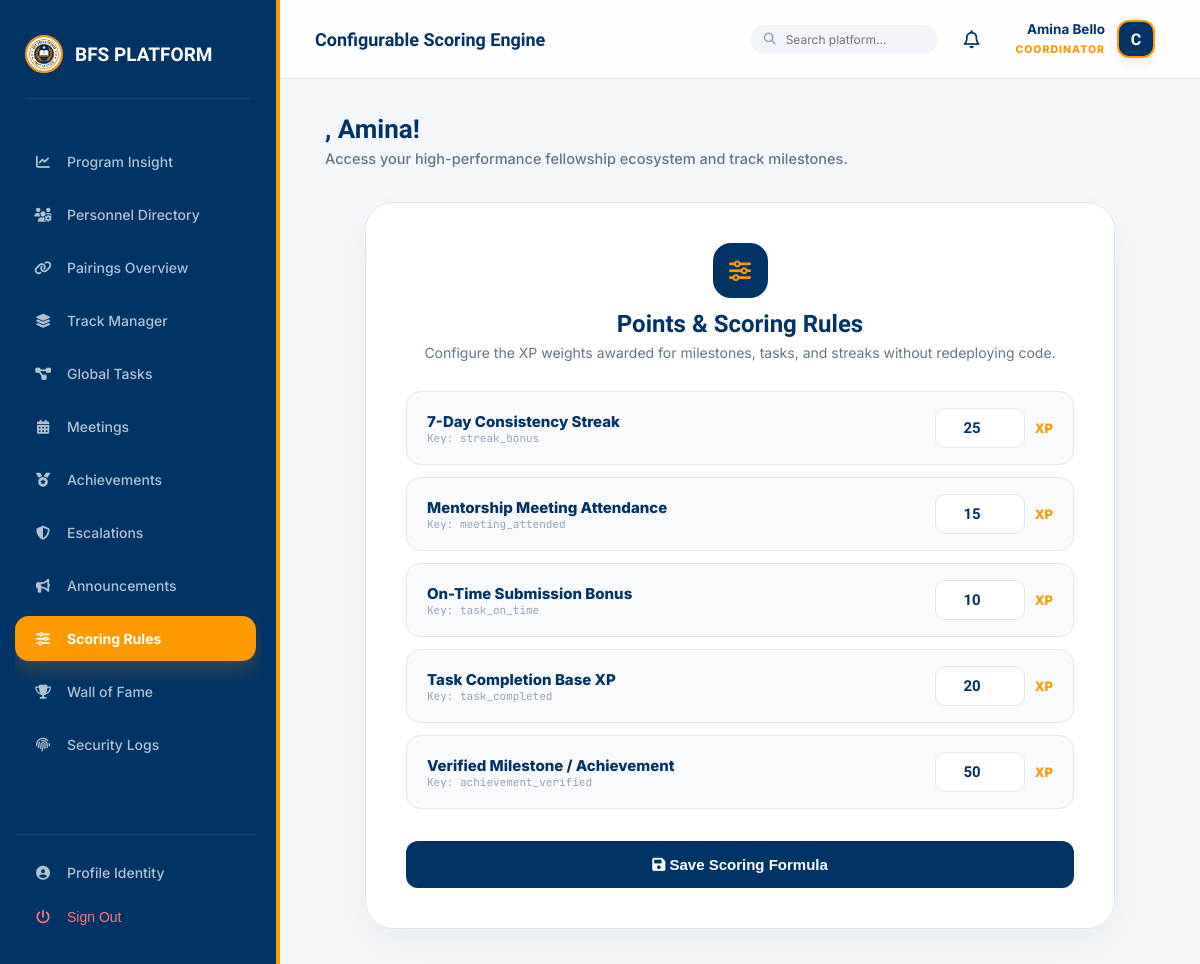
The app's page /progress/points-rules/ (signed in) with its own data.
### accounts/models.py (models this page shows, shortened)
class User(AbstractUser):
    ROLE_CHOICES = [
        ('mentee', 'Mentee'),
        ('mentor', 'Mentor'),
        ('management', 'Management Team'),
        ('coordinator', 'Programme Coordinator'),
    ]
    role = models.CharField(max_length=20, choices=ROLE_CHOICES, default='mentee')
    phone = models.CharField(max_length=20, blank=True)
    bio = models.TextField(blank=True)
    avatar_url = models.URLField(blank=True)   # Link to OneDrive/SharePoint photo
    is_verified = models.BooleanField(default=False)
    linkedin_url = models.URLField(blank=True, verbose_name="LinkedIn Profile")
    github_url = models.URLField(blank=True, verbose_name="GitHub/Portfolio")
    cv_url = models.URLField(blank=True, verbose_name="CV/Resume (OneDrive Link)")
    qualification = models.CharField(max_length=120, blank=True, help_text="e.g. B.Sc, M.Sc, Ph.D, Professional Fellow")
    expertise = models.CharField(max_length=150, blank=True, help_text="e.g. Software Engineering, AI, Cloud, Research")
    academic_status = models.CharField(max_length=100, blank=True, help_text="e.g. Student, Recent Graduate, Professional")
    interests = models.TextField(blank=True, help_text="Areas of interest or specialization")
    career_goal = models.TextField(blank=True, help_text="Mentee primary career and learning goal")

### progress/models.py (models this page shows, shortened)
class PointsRule(models.Model):
    action_key = models.CharField(max_length=80, unique=True, help_text="Unique key like 'task_on_time'")
    label = models.CharField(max_length=120) # Human readable name
    points = models.IntegerField(default=0)
    is_active = models.BooleanField(default=True)

### progress/views.py (the view, shortened to what this page needs)
# urls.py: path('points-rules/', views.points_rules_admin, name='points_rules'),
@role_required('coordinator', 'management')
def points_rules_admin(request):
    rules = PointsRule.objects.all().order_by('label')
    return render(request, 'progress/points_rules.html', {'rules': rules})

### templates/progress/points_rules.html (shortened to what this page needs)
{% extends 'base.html' %}
{% block header_title %}Configurable Scoring Engine{% endblock %}
{% block content %}
<div class="rules-card">
    <div style="text-align: center; margin-bottom: 30px;">
        <div style="width: 55px; height: 55px; border-radius: 18px; background: var(--navy); color: var(--gold); display: inline-flex; align-items: center; justify-content: center; font-size: 22px; margin-bottom: 12px;">
            <i class="fas fa-sliders-h"></i>
        </div>
        <h2 style="margin: 0; font-family: 'Lexend'; color: var(--navy);">Points & Scoring Rules</h2>
        <p style="margin: 6px 0 0; color: #64748b; font-size: 14px;">
            Configure the XP weights awarded for milestones, tasks, and streaks without redeploying code.
        </p>
    </div>
    <form method="post">
        {% for rule in rules %}
        <div class="rule-row">
            <div>
                <div style="font-weight: 800; color: var(--navy); font-size: 15px;">{{ rule.label }}</div>
                <div style="font-size: 11px; color: #94a3b8; font-family: 'JetBrains Mono';">Key: {{ rule.action_key }}</div>
            </div>
            <div style="display: flex; align-items: center; gap: 10px;">
                <input type="number" name="rule_{{ rule.id }}" value="{{ rule.points }}" class="rule-input" required>
                <span style="font-size: 13px; font-weight: 800; color: var(--gold);">XP</span>
            </div>
        </div>
        {% empty %}
        <p style="text-align: center; color: #64748b;">No configurable rules set up yet.</p>
        {% endfor %}
        {% if rules %}
        <button type="submit" style="width: 100%; margin-top: 20px; padding: 15px; border-radius: 12px; background: var(--navy); color: white; border: none; font-size: 15px; font-weight: 700; cursor: pointer; transition: 0.3s;">
            <i class="fas fa-save"></i> Save Scoring Formula
        </button>
        {% endif %}
    </form>
</div>
{% endblock %}

### templates/base.html (shortened to what this page needs)
{% load static %}
<!DOCTYPE html>
<html lang="en">
<head>
    <link rel="stylesheet" href="https://cdnjs.cloudflare.com/ajax/libs/font-awesome/6.4.0/css/all.min.css">
</head>
<body>
    <aside class="sidebar" id="sidebar">
        <div class="brand">
            <img src="{% static 'images/logo.jpg' %}" alt="BFS Logo">
            <span>BFS PLATFORM</span>
        </div>
        <nav class="nav-menu">
            {% if user.role == 'mentee' %}
                <a href="{% url 'dashboard:mentee_dashboard' %}" class="nav-item {% if request.resolver_match.url_name == 'mentee_dashboard' %}active{% endif %}">
                    <i class="fas fa-th-large"></i> My Workspace
                </a>
                <a href="{% url 'groups:group_list' %}" class="nav-item {% if 'groups' in request.path and 'meetings' not in request.path and 'pairings' not in request.path %}active{% endif %}">
                    <i class="fas fa-compass"></i> Explore Tracks
                </a>
                <a href="{% url 'tasks:my_tasks_list' %}" class="nav-item {% if 'tasks' in request.path %}active{% endif %}">
                    <i class="fas fa-clipboard-list"></i> My Assignments
                </a>
                <a href="{% url 'groups:meeting_list' %}" class="nav-item {% if 'meetings' in request.path %}active{% endif %}">
                    <i class="fas fa-video"></i> Meetings
                </a>
                <a href="{% url 'progress:achievements' %}" class="nav-item {% if 'achievements' in request.path %}active{% endif %}">
                    <i class="fas fa-medal"></i> Achievements
                </a>
                <a href="{% url 'progress:leaderboard' %}" class="nav-item {% if 'leaderboard' in request.path %}active{% endif %}">
                    <i class="fas fa-award"></i> Leaderboard
                </a>
                <a href="{% url 'progress:goals' %}" class="nav-item {% if 'goals' in request.path %}active{% endif %}">
                    <i class="fas fa-bullseye"></i> My Goals
                </a>
                <a href="{% url 'helpdesk:home' %}" class="nav-item {% if 'helpdesk' in request.path %}active{% endif %}">
                    <i class="fas fa-question-circle"></i> Help Desk
                </a>
                <a href="{% url 'announcements:list' %}" class="nav-item {% if 'announcements' in request.path %}active{% endif %}">
                    <i class="fas fa-bullhorn"></i> Announcements
                </a>
                <a href="{% url 'progress:feedback' %}" class="nav-item {% if 'feedback' in request.path %}active{% endif %}">
                    <i class="fas fa-comment-dots"></i> Feedback
                </a>
                <a href="{% url 'core:wall_of_fame' %}" class="nav-item {% if 'wall-of-fame' in request.path %}active{% endif %}">
                    <i class="fas fa-trophy"></i> Wall of Fame
                </a>
            {% elif user.role == 'management' or user.role == 'coordinator' %}
                <a href="{% url 'dashboard:home' %}" class="nav-item ">
                    <i class="fas fa-chart-line"></i> Program Insight
                </a>
                <a href="{% url 'accounts:user_directory' %}" class="nav-item {% if 'users' in request.path %}active{% endif %}">
                    <i class="fas fa-users-cog"></i> Personnel Directory
                </a>
                <a href="{% url 'groups:pairing_list' %}" class="nav-item {% if 'pairings' in request.path %}active{% endif %}">
                    <i class="fas fa-link"></i> Pairings Overview
                </a>
                <a href="{% url 'groups:group_list' %}" class="nav-item {% if 'groups' in request.path and 'meetings' not in request.path and 'pairings' not in request.path %}active{% endif %}">
                    <i class="fas fa-layer-group"></i> Track Manager
                </a>
                <a href="{% url 'tasks:task_manager' %}" class="nav-item {% if 'manager' in request.path %}active{% endif %}">
                    <i class="fas fa-project-diagram"></i> Global Tasks
                </a>
                <a href="{% url 'groups:meeting_list' %}" class="nav-item {% if 'meetings' in request.path %}active{% endif %}">
                    <i class="fas fa-calendar-alt"></i> Meetings
                </a>
                <a href="{% url 'progress:achievements' %}" class="nav-item {% if 'achievements' in request.path %}active{% endif %}">
                    <i class="fas fa-medal"></i> Achievements
                </a>
                <a href="{% url 'progress:escalation_list' %}" class="nav-item {% if 'escalations' in request.path %}active{% endif %}">
                    <i class="fas fa-shield-alt"></i> Escalations
                </a>
                <a href="{% url 'announcements:list' %}" class="nav-item {% if 'announcements' in request.path %}active{% endif %}">
                    <i class="fas fa-bullhorn"></i> Announcements
                </a>
                <a href="{% url 'progress:points_rules' %}" class="nav-item {% if 'points-rules' in request.path %}active{% endif %}">
                    <i class="fas fa-sliders-h"></i> Scoring Rules
                </a>
                <a href="{% url 'core:wall_of_fame' %}" class="nav-item {% if 'wall-of-fame' in request.path %}active{% endif %}">
                    <i class="fas fa-trophy"></i> Wall of Fame
                </a>
                <a href="{% url 'progress:audit_log' %}" class="nav-item {% if 'audit' in request.path %}active{% endif %}">
                    <i class="fas fa-fingerprint"></i> Security Logs
                </a>
            {% endif %}
            <div style="margin-top: auto; border-top: 1px solid rgba(255,255,255,0.1); padding-top: 15px;">
                <a href="{% url 'accounts:profile' %}" class="nav-item {% if 'profile' in request.path %}active{% endif %}">
                    <i class="fas fa-user-circle"></i> Profile Identity
                </a>
                <button onclick="document.getElementById('logout-form').submit();" class="nav-item" style="color: #ff7675; cursor: pointer;">
                    <i class="fas fa-power-off"></i> Sign Out
                </button>
            </div>
        </nav>
    </aside>
    <main class="main">
        <header class="topbar">
            <div style="display: flex; align-items: center; gap: 15px;">
                <h2 style="margin:0; font-family:'Lexend'; font-size: 18px; color: var(--navy);">{% block header_title %}{% endblock %}</h2>
            </div>
            <div style="display: flex; align-items: center; gap: 20px;">
                <form method="get" action="{% url 'core:search' %}" style="display: flex; align-items: center; background: #f1f5f9; border-radius: 20px; padding: 6px 14px;">
                    <i class="fas fa-search" style="color: #94a3b8; font-size: 12px; margin-right: 8px;"></i>
                    <input type="text" name="q" placeholder="Search platform..." style="border: none; background: transparent; outline: none; font-size: 12px; width: 140px; font-family: inherit;">
                </form>
                <a href="{% url 'notifications:notification_list' %}" style="position: relative; color: var(--navy); text-decoration: none; font-size: 18px; padding: 6px;">
                    <i class="far fa-bell"></i>
                </a>
                <div class="identity-card" data-role="{{ user.get_role_display }}">
                    <div style="display: flex; align-items: center; gap: 12px;">
                        <div style="text-align: right; line-height: 1.2;">
                            <span style="display: block; font-weight: 700; font-size: 13.5px; color: var(--navy);">{{ user.get_full_name|default:user.username }}</span>
                            <span style="font-size: 10.5px; color: var(--gold); font-weight: 800; text-transform: uppercase; letter-spacing: 1px;">{{ user.role }}</span>
                        </div>
                        <div style="width: 38px; height: 38px; border-radius: 12px; background: var(--navy); color: white; display: flex; align-items: center; justify-content: center; font-weight: 800; font-family: 'Lexend'; border: 2px solid var(--gold); box-shadow: 0 4px 12px rgba(0, 51, 102, 0.1);">
                            {{ user.username|first|upper }}
                        </div>
                    </div>
                </div>
            </div>
        </header>
        <div class="content-body">
            <div class="welcome-banner">
                <h1>{{ greeting }}, {{ user.first_name|default:user.username }}!</h1>
                <p>Access your high-performance fellowship ecosystem and track milestones.</p>
            </div>
            {% block content %}{% endblock %}
        </div>
    </main>
</body>
</html>

### records on screen
User: get_full_name "Amina Bello", role "COORDINATOR", username|first "C", first_name "Amina"
PointsRule: label "7-Day Consistency Streak", action_key "streak_bonus", points "25"
PointsRule: label "Mentorship Meeting Attendance", action_key "meeting_attended", points "15"
PointsRule: label "On-Time Submission Bonus", action_key "task_on_time", points "10"
PointsRule: label "Task Completion Base XP", action_key "task_completed", points "20"
PointsRule: label "Verified Milestone / Achievement", action_key "achievement_verified", points "50"
